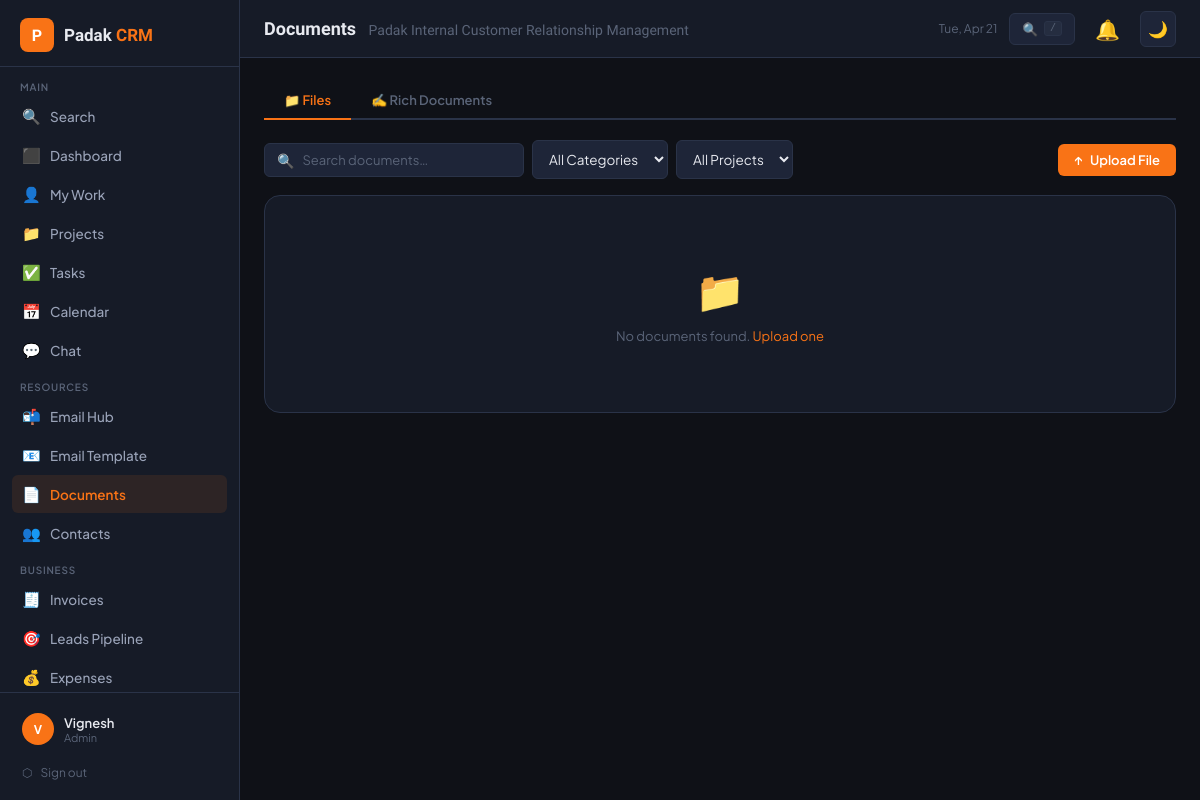
/documents.php (signed in), run on an earlier commit of the app's database.
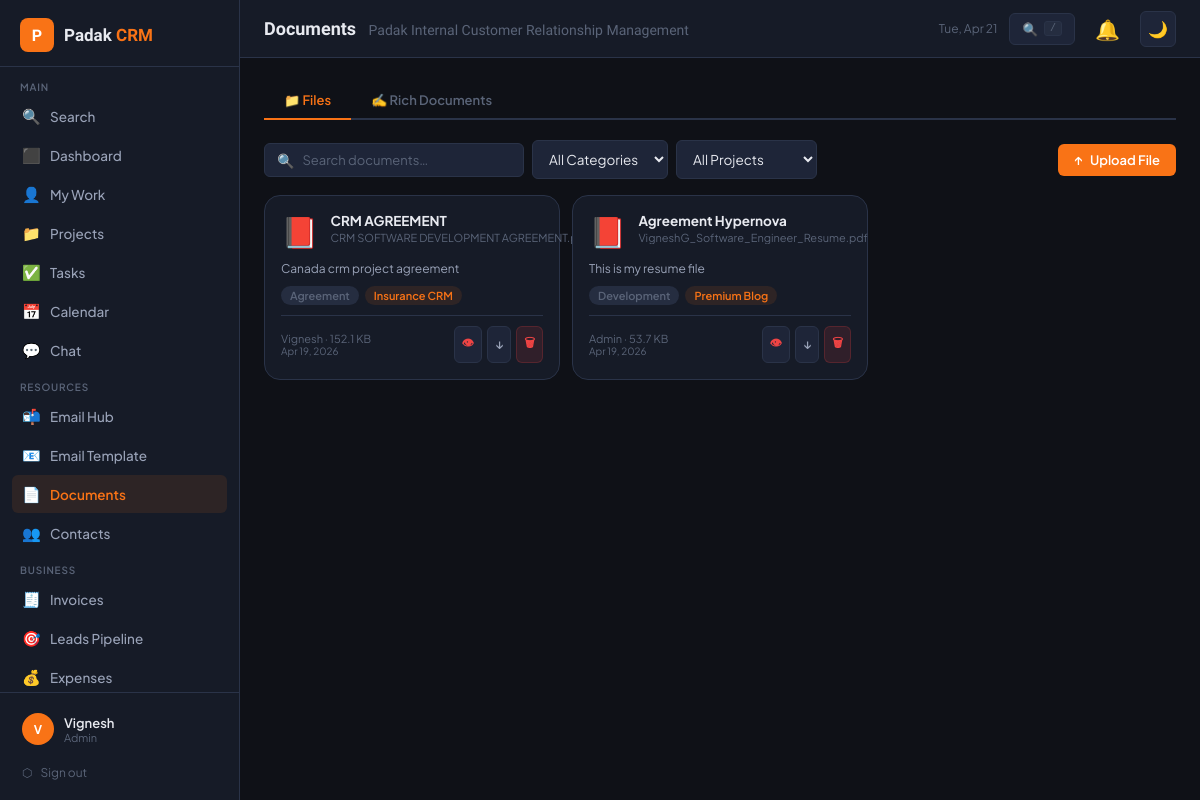
And on a later commit of the database.
### tables this page shows
CREATE TABLE `users` (
  `id` int(11) NOT NULL,
  `name` varchar(100) NOT NULL,
  `email` varchar(150) NOT NULL,
  `password` varchar(255) NOT NULL,
  `role` enum('admin','manager','member') DEFAULT 'member',
  `avatar` varchar(255) DEFAULT NULL,
  `phone` varchar(30) DEFAULT NULL,
  `department` varchar(100) DEFAULT NULL,
  `status` enum('active','inactive') DEFAULT 'active',
  `last_login` datetime DEFAULT NULL,
  `created_at` datetime DEFAULT current_timestamp()
);

CREATE TABLE `documents` (
  `id` int(11) NOT NULL,
  `title` varchar(250) NOT NULL,
  `description` text DEFAULT NULL,
  `filename` varchar(255) NOT NULL,
  `original_name` varchar(255) NOT NULL,
  `file_size` bigint(20) DEFAULT 0,
  `file_type` varchar(100) DEFAULT NULL,
  `project_id` int(11) DEFAULT NULL,
  `contact_id` int(11) DEFAULT NULL,
  `category` varchar(100) DEFAULT 'General',
  `access` enum('all','admin','manager') DEFAULT 'all',
  `uploaded_by` int(11) NOT NULL,
  `created_at` datetime DEFAULT current_timestamp()
);

CREATE TABLE `projects` (
  `id` int(11) NOT NULL,
  `title` varchar(200) NOT NULL,
  `description` text DEFAULT NULL,
  `contact_id` int(11) DEFAULT NULL,
  `status` enum('planning','active','on_hold','completed','cancelled') DEFAULT 'planning',
  `priority` enum('low','medium','high','urgent') DEFAULT 'medium',
  `start_date` date DEFAULT NULL,
  `due_date` date DEFAULT NULL,
  `budget` decimal(12,2) DEFAULT NULL,
  `currency` varchar(10) DEFAULT 'LKR',
  `progress` int(11) DEFAULT 0,
  `created_by` int(11) NOT NULL,
  `created_at` datetime DEFAULT current_timestamp(),
  `updated_at` datetime DEFAULT current_timestamp() ON UPDATE current_timestamp()
);

### config.php (called while the page is built, shortened)
<?php
function currentUser(): array {
    return [
        'id'   => $_SESSION['crm_user_id'] ?? 0,
        'name' => $_SESSION['crm_name'] ?? '',
        'role' => $_SESSION['crm_role'] ?? '',
        'email'=> $_SESSION['crm_email'] ?? '',
        'avatar'=> $_SESSION['crm_avatar'] ?? null,
    ];
}
function isManager(): bool { return in_array($_SESSION['crm_role'] ?? '', ['admin','manager']); }
function h(string $s): string { return htmlspecialchars($s, ENT_QUOTES, 'UTF-8'); }
function formatSize(int $bytes): string {
    if ($bytes >= 1024) return round($bytes/1024, 1).' KB';
    return $bytes.' B';
}
function fDate(?string $d, string $fmt = 'M j, Y'): string {
    return date($fmt, strtotime($d));
}

### documents.php (the view, shortened to what the changed rows need)
<?php
require_once 'config.php';
require_once 'includes/layout.php';
$db = getCRMDB();
$user = currentUser();
    ?><!DOCTYPE html><html lang="en"><head><meta charset="UTF-8">
    </body></html><?php exit;
$tab        = $_GET['tab'] ?? 'files';
$fw = "1=1";
$docs = $db->query("
    SELECT d.*, u.name AS uploader, p.title AS proj_title
    FROM documents d
    LEFT JOIN users u ON u.id=d.uploaded_by
    LEFT JOIN projects p ON p.id=d.project_id
    WHERE $fw ORDER BY d.created_at DESC
")->fetch_all(MYSQLI_ASSOC);
function docIcon(string $name): string {
    $ext = strtolower(pathinfo($name, PATHINFO_EXTENSION));
    return match(true) {
        $ext === 'pdf'                            => '📕',
        in_array($ext,['doc','docx'])             => '📘',
        in_array($ext,['xls','xlsx'])             => '📗',
        in_array($ext,['ppt','pptx'])             => '📙',
        in_array($ext,['jpg','jpeg','png','gif','webp']) => '🖼',
        in_array($ext,['zip','rar'])              => '🗜',
        $ext === 'txt'                            => '📝',
        default                                   => '📄'
    };
}
renderLayout('Documents', 'documents');
?>
<?php if ($tab === 'files'):  ?>
<?php if (empty($docs)): ?>
<div class="card"><div class="empty-state"><div class="icon">📁</div><p>No documents found. <a href="#" onclick="openModal('modal-upload')" style="color:var(--orange)">Upload one</a></p></div></div>
<?php else: ?>
<div class="doc-grid">
  <?php foreach ($docs as $d):
    $ext = strtolower(pathinfo($d['original_name'], PATHINFO_EXTENSION));
    $is_pdf = $ext === 'pdf';
  ?>
  <div class="doc-card">
    <div class="doc-card-top">
      <span style="font-size:30px;flex-shrink:0"><?= docIcon($d['original_name']) ?></span>
      <div class="doc-card-body">
        <div style="font-size:13.5px;font-weight:700;color:var(--text);margin-bottom:2px;word-break:break-word"><?= h($d['title']) ?></div>
        <div style="font-size:11px;color:var(--text3);white-space:nowrap;overflow:hidden;text-overflow:ellipsis" title="<?= h($d['original_name']) ?>"><?= h($d['original_name']) ?></div>
      </div>
    </div>
    <?php if (!empty($d['description'])): ?>
    <p style="font-size:12px;color:var(--text2);margin-bottom:8px;line-height:1.5"><?= h(mb_substr($d['description'],0,80)).(mb_strlen($d['description'])>80?'…':'') ?></p>
    <?php endif; ?>
    <div style="display:flex;gap:6px;flex-wrap:wrap;margin-bottom:10px">
      <span class="badge" style="background:var(--bg4);color:var(--text3)"><?= h($d['category']) ?></span>
      <?php if ($d['proj_title']): ?>
      <span class="badge" style="background:var(--orange-bg);color:var(--orange)"><?= h($d['proj_title']) ?></span>
      <?php endif; ?>
    </div>
    <div class="doc-card-footer">
      <div>
        <div style="font-size:11px;color:var(--text3)"><?= h($d['uploader']) ?> · <?= formatSize((int)$d['file_size']) ?></div>
        <div style="font-size:10px;color:var(--text3)"><?= fDate($d['created_at'],'M j, Y') ?></div>
      </div>
      <div style="display:flex;gap:5px">
        <?php if ($is_pdf): ?>
        <button class="btn btn-ghost btn-sm btn-icon" title="Preview PDF" onclick="openPdfViewer(<?= $d['id'] ?>,<?= htmlspecialchars(json_encode($d['title']), ENT_QUOTES) ?>)" style="color:var(--red)">👁</button>
        <?php endif; ?>
        <a href="documents.php?download=<?= $d['id'] ?>" class="btn btn-ghost btn-sm btn-icon" title="Download">↓</a>
        <?php if ($d['uploaded_by'] == $user['id'] || isManager()): ?>
        <form method="POST" onsubmit="return confirm('Delete this document?')" style="display:inline">
          <button type="submit" class="btn btn-danger btn-sm btn-icon" title="Delete">🗑</button>
        </form>
        <?php endif; ?>
      </div>
    </div>
  </div>
  <?php endforeach; ?>
</div>
<?php endif; ?>
<?php endif;  ?>
<?php renderLayoutEnd(); ?>

### includes/layout.php (shortened to what the changed rows need)
<?php
function renderLayout(string $pageTitle, string $activePage): void {
    $user = currentUser();
    $initials = implode('', array_map(fn($w) => strtoupper($w[0]), explode(' ', $user['name'])));
    $initials = substr($initials, 0, 2);
?>
<!DOCTYPE html>
<html lang="en" data-theme="dark">
<head>
</head>
<body>
<nav id="sidebar">
  <div class="sidebar-footer">
    <a href="profile.php" class="user-card">
      <div class="avatar">
        <?php if ($user['avatar']): ?>
          <img src="uploads/avatars/<?= h($user['avatar']) ?>" alt="">
        <?php else: echo h($initials); endif; ?>
      </div>
      <div class="user-info">
        <div class="user-name"><?= h($user['name']) ?></div>
        <div class="user-role"><?= h($user['role']) ?></div>
      </div>
    </a>
  </div>
</nav>
<div id="main">
  <main id="content">
<?php
}
function renderLayoutEnd(): void {
?>
  </main>
</div>
</body>
</html>
<?php
}

What changed in the data, as far as the page shows it:
now on this page (row edited): users: name "V", name "Vignesh"
added documents: original_name "📕", title "CRM AGREEMENT", original_name "CRM SOFTWARE DEVELOPMENT AGREEMENT.pdf", description "Canada crm project agreement", category "Agreement", project.title "Insurance CRM", uploaded_by.name "Vignesh", file_size "152.1 KB", created_at "Apr 19, 2026"
added documents: original_name "📕", title "Agreement Hypernova", original_name "VigneshG_Software_Engineer_Resume.pdf", description "This is my resume file", category "Development", project.title "Premium Blog", uploaded_by.name "Admin", file_size "53.7 KB", created_at "Apr 19, 2026"
Also different on the page:
$initials: "V" → (not shown)
$user['name']: "Vignesh" → (not shown)
text no longer shown: "📁 No documents found. Upload one"
